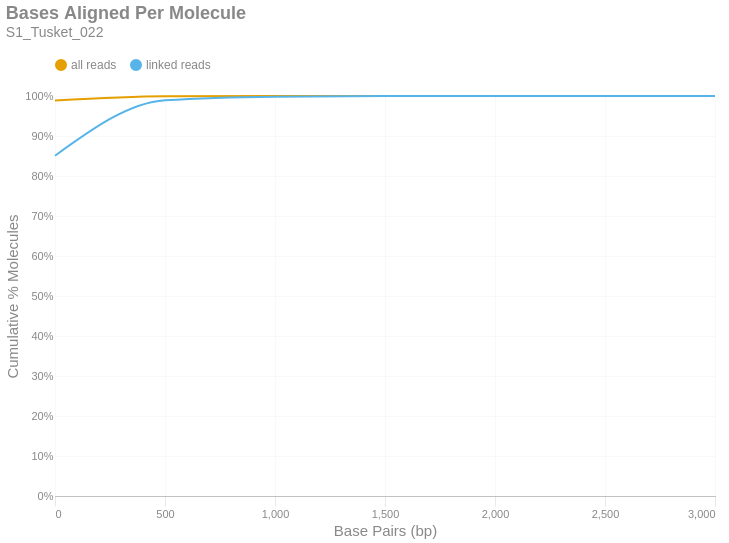

The code cell stored with this chart in its notebook:
### Markdown cell above
### Bases Aligned Per Molecule
This is a cumulative frequency distribution showing the number of base pairs aligned per unique molecule. These data are shown in 500 bp bins. There are two distributions: one with `all reads` (yellow) and another with only `linked reads` (blue). The percent of molecules in the `linked reads` distribution is relative to the total number of linked molecules.

### Code cell
if SKIPLR:
    print_html(f"Skipped")
else:
    binned_df = consolidated_hist(valids['aligned_bp'], mask, 500, True)
    with SafeRender(binned_df):
        (
            density_plot(binned_df, 'Bases Aligned Per Molecule', samplename, 'basesper')
            .encode(
                x=alt.X('bin:Q', title="Base Pairs (bp)").axis(tickMinStep=500).scale(padding=0),
                y=alt.Y('value:Q', title='Cumulative % Molecules')
                    .axis(format='%')
                    .scale(domain = [0,1])
                    .stack(False),
                color=alt.Color("key:N").scale(domain = ["all reads", "linked reads"]),
                tooltip = [
                    alt.Tooltip("key:N", title = "Data Type"),
                    alt.Tooltip("range_label:N", title="Bases Aligned Per Molecule"),
                    alt.Tooltip("value:Q", format = ".2%", title="% Molecules (Cum.)")
                ]
            )
        ).display()

### Figure 1 — Vega-Lite specification as saved in the notebook (floating-point values rounded to 4 significant figures)
{"width": "container", "height": 400, "config": {"title": {"anchor": "start", "dy": -15, "fontSize": 18, "color": "#888888", "subtitleColor": "#888888", "subtitleFontSize": 14}, "arc": {"fill": "#0072B2"}, "axis": {"domainColor": "#888888", "domainWidth": 0.5, "gridWidth": 0.2, "grid": false, "titleFontWeight": 400, "titleFontSize": 15, "labelFontSize": 11, "labelColor": "#888888", "tickColor": "#888888", "tickWidth": 0.2, "titleColor": "#888888"}, "axisBand": {"grid": false}, "axisX": {"grid": true, "tickSize": 10, "domainCap": "round"}, "axisY": {"domain": false, "grid": true, "tickSize": 0, "domainCap": "round"}, "background": "transparent", "header": {"labelFontSize": 15, "labelColor": "#888888", "titleFontSize": 15, "titleFontWeight": 600, "titleColor": "#888888"}, "legend": {"labelFont": "sans-serif", "labelFontSize": 12, "labelColor": "#888888", "symbolSize": 100, "symbolType": "circle", "titleFontSize": 12, "titlePadding": 10, "titleColor": "#888888", "title": null, "orient": "top"}, "range": {"category": ["#E69F00", "#56B4E9", "#009E73", "#F0E442", "#0072B2", "#D55E00", "#CC79A7", "#000000"], "diverging": ["#cfe8f3", "#a2d4ec", "#73bfe2", "#46abdb", "#1696d2", "#12719e"]}, "area": {"fill": "#0072B2", "fillOpacity": 0.7, "line": true, "strokeOpacity": 0.7}, "line": {"color": "#0072B2", "stroke": "#0072B2", "strokeWidth": 2}, "trail": {"color": "#0072B2", "stroke": "#0072B2", "strokeWidth": 0, "size": 1}, "point": {"filled": true, "fillOpacity": 1.0, "size": 95}, "text": {"color": "#888888", "fontSize": 11, "align": "right", "fontWeight": 400, "size": 11}, "bar": {"fill": "#0072B2", "stroke": null}, "view": {"stroke": null, "continuousWidth": 660, "continuousHeight": 400}}, "data": {"name": "data-37276cc838030a3f65e502f6ee51e0f4"}, "mark": {"type": "line", "interpolate": "monotone", "point": {"opacity": 0, "size": 275}}, "encoding": {"color": {"field": "key", "scale": {"domain": ["all reads", "linked reads"]}, "type": "nominal"}, "tooltip": [{"field": "key", "title": "Data Type", "type": "nominal"}, {"field": "range_label", "title": "Bases Aligned Per Molecule", "type": "nominal"}, {"field": "value", "format": ".2%", "title": "% Molecules (Cum.)", "type": "quantitative"}], "x": {"axis": {"tickMinStep": 500}, "field": "bin", "scale": {"padding": 0}, "title": "Base Pairs (bp)", "type": "quantitative"}, "y": {"axis": {"format": "%"}, "field": "value", "scale": {"domain": [0, 1]}, "stack": false, "title": "Cumulative % Molecules", "type": "quantitative"}}, "params": [{"name": "param_c36ac31b6afebe62", "select": {"type": "point", "fields": ["key"]}, "bind": "legend"}], "title": {"text": "Bases Aligned Per Molecule", "subtitle": "S1_Tusket_022"}, "transform": [{"fold": ["all reads (cumsum)", "linked reads (cumsum)"]}, {"calculate": "replace(datum.key, ' (cumsum)', '')", "as": "key"}, {"filter": {"param": "param_c36ac31b6afebe62"}}], "usermeta": {"embedOptions": {"downloadFileName": "S1_Tusket_022.basesper"}}, "$schema": "https://vega.github.io/schema/vega-lite/v6.1.0.json", "datasets": {"data-37276cc838030a3f65e502f6ee51e0f4": [{"bin": "0.0", "interval": "0.0-500.0", "all reads": 0.9885, "linked reads": 0.8507, "all reads (cumsum)": 0.9885, "linked reads (cumsum)": 0.8507, "range_label": "0-499"}, {"bin": "500.0", "interval": "500.0-1000.0", "all reads": 0.01065, "linked reads": 0.1386, "all reads (cumsum)": 0.9992, "linked reads (cumsum)": 0.9893, "range_label": "500-999"}, {"bin": "1000.0", "interval": "1000.0-1500.0", "all reads": 0.000697, "linked reads": 0.00915, "all reads (cumsum)": 0.9999, "linked reads (cumsum)": 0.9984, "range_label": "1000-1499"}, {"bin": "1500.0", "interval": "1500.0-2000.0", "all reads": 0.0001032, "linked reads": 0.001361, "all reads (cumsum)": 1.0, "linked reads (cumsum)": 0.9998, "range_label": "1500-1999"}, {"bin": "2000.0", "interval": "2000.0-2500.0", "all reads": 1.115e-05, "linked reads": 0.0001134, "all reads (cumsum)": 1.0, "linked reads (cumsum)": 0.9999, "range_label": "2000-2499"}, {"bin": "2500.0", "interval": "2500.0-3000.0", "all reads": 5.576e-06, "linked reads": 7.562e-05, "all reads (cumsum)": 1.0, "linked reads (cumsum)": 1.0, "range_label": "2500-2999"}, {"bin": "3000.0", "interval": "3000.0-3500.0", "all reads": 2.788e-06, "linked reads": 3.781e-05, "all reads (cumsum)": 1.0, "linked reads (cumsum)": 1.0, "range_label": "3000-3499"}]}}
